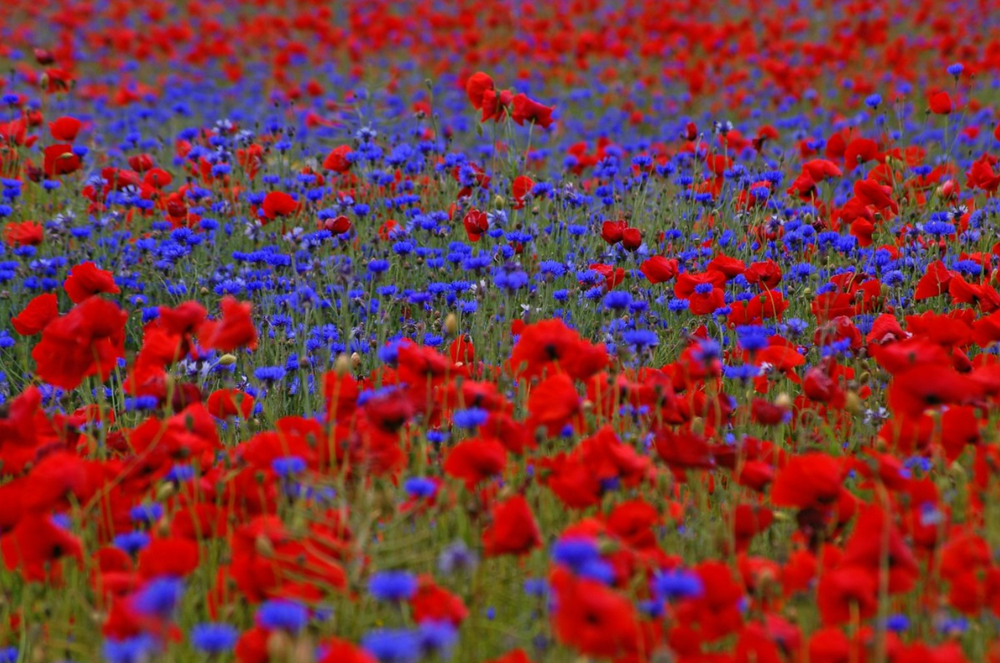
#> input picture M6_computer_vision/d3_histograms, transforms and bitwise ops/img/blue-red-flowers.png, 1000 x 663 px, shrunk from 1386 x 919 before the run
$ jupyter execute Histograms.ipynb   (shell and % lines are left out)
#> lines starting #> are read from the running program, lines starting #| are printed output that depends on the picture
# Computer Vision Histograms

### Import statements

[cell 1]
import cv2
import numpy as np
import matplotlib.pyplot as plt

## Histograms

[cell 2]
# Load some images, calculate and plot their color histograms, one color at the time
# try it with different color spaces BGR, HSV, etc
img = cv2.imread("img/blue-red-flowers.png")
#> img is the input picture: shape (663, 1000, 3); mean B, G, R 59.9, 52.2, 123.8

[cell 3]
bgr_img = cv2.cvtColor(img, cv2.COLOR_RGB2BGR)
plt.imshow(bgr_img);

[cell 4]
hist_b = cv2.calcHist([bgr_img], [0], None, [255], [0, 255])
#> hist_b = 255 values, max 6452 at index 93, min 0 at index 1, mean 2599.9
plt.plot(hist_b, color="b");
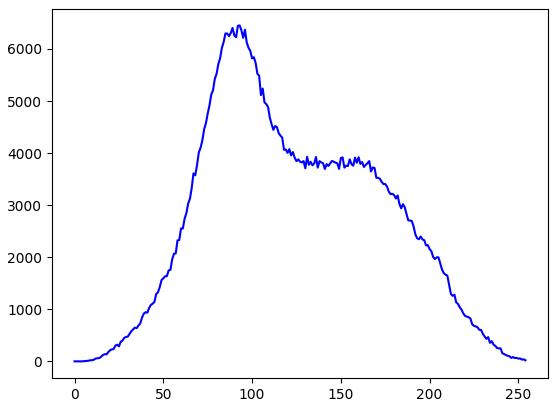
#> figure drawn by matplotlib, 1 panel; curve peaks at x = 93, y = 6452

[cell 5]
hist_g = cv2.calcHist([bgr_img], [1], None, [255], [0, 255])
#> hist_g = 255 values, max 16980 at index 1, min 0 at index 203, mean 2600
plt.plot(hist_g, color="g");
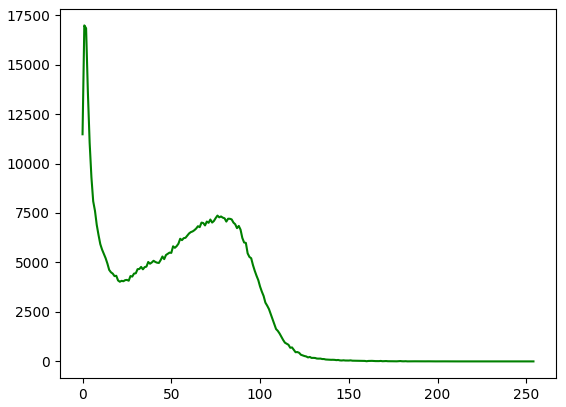
#> figure drawn by matplotlib, 1 panel; curve peaks at x = 1, y = 16980

[cell 6]
hist_r = cv2.calcHist([bgr_img], [2], None, [255], [0, 255])
#> hist_r = 255 values, max 33436 at index 0, min 172 at index 254, mean 2599.2
plt.plot(hist_r, color="r");
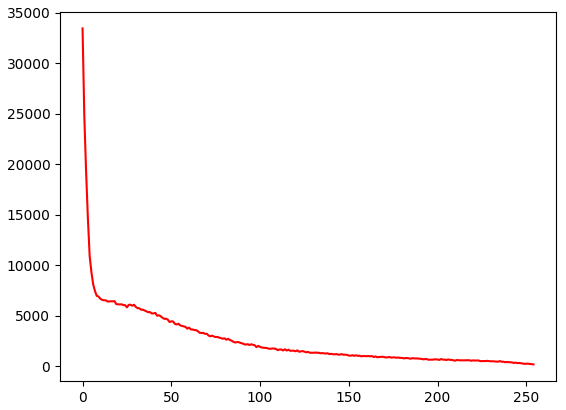
#> figure drawn by matplotlib, 1 panel; curve peaks at x = 0, y = 33436

[cell 7]
gray_img = cv2.cvtColor(img, cv2.COLOR_BGR2GRAY)
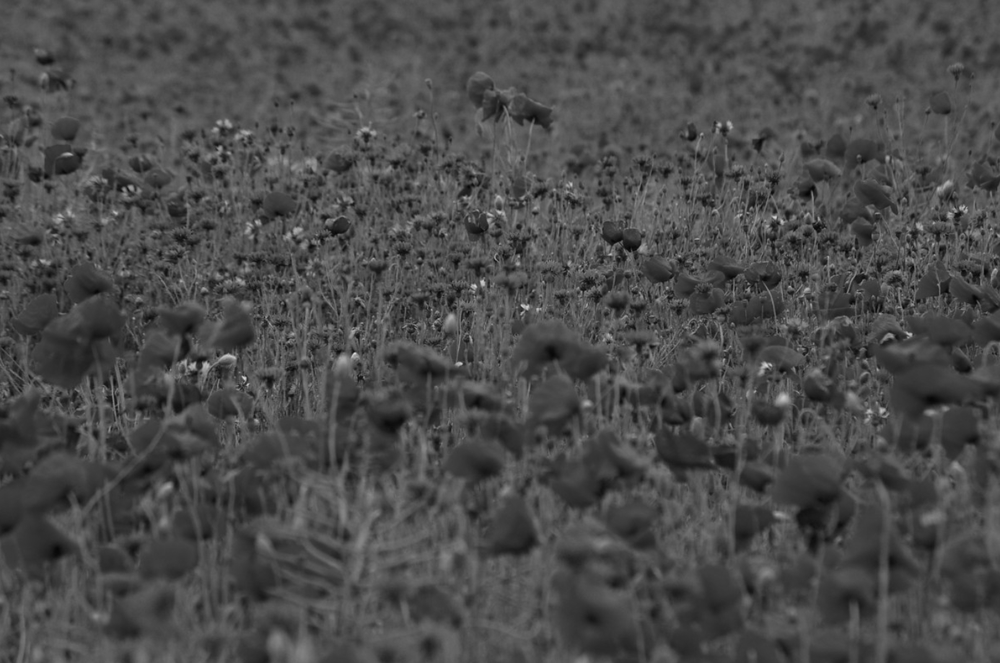
#> gray_img: shape (663, 1000); min 5, max 222, mean 74.5
plt.imshow(gray_img);

[cell 8]
hist_gray = cv2.calcHist([gray_img], [0], None, [255], [0, 255])
#> hist_gray = 255 values, max 15083 at index 82, min 0 at index 0, mean 2600
plt.plot(hist_gray, color="k");
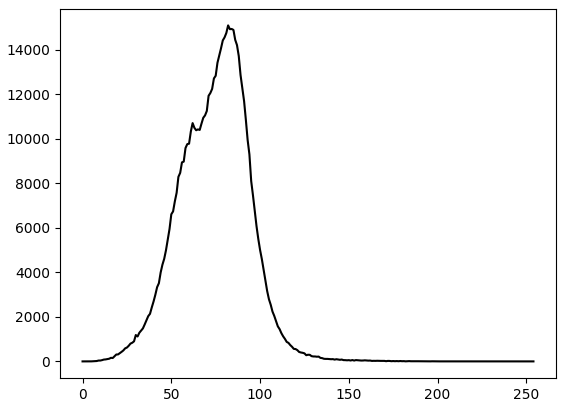
#> figure drawn by matplotlib, 1 panel; curve peaks at x = 82, y = 15083

[Hint](# "cv2.calcHist")

[cell 9]
# Now try to plot all 3 channels at the same time, does the histogram give you an idea of what the image looks like?
for i, col in enumerate(['b', 'g', 'r']):
    hist = cv2.calcHist([bgr_img], [i], None, [255], [0, 255])
    plt.plot(hist, color = col)
    plt.xlim([0, 256])

plt.show()
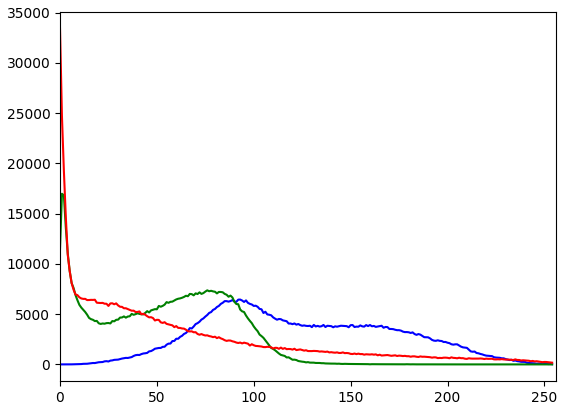
#> figure drawn by matplotlib, 1 panel; curve peaks at x = 93, y = 6452; curve peaks at x = 1, y = 16980; curve peaks at x = 0, y = 33436

$ run again, with M6_computer_vision/d3_histograms, transforms and bitwise ops/img/n.png copied over M6_computer_vision/d3_histograms, transforms and bitwise ops/img/blue-red-flowers.png
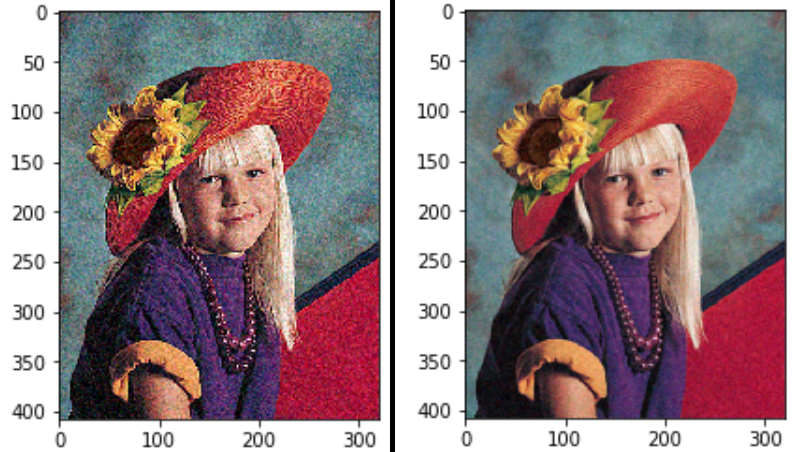
#> input picture M6_computer_vision/d3_histograms, transforms and bitwise ops/img/n.png, 800 x 452 px
#> img is the input picture: shape (452, 800, 3); mean B, G, R 131.2, 128.1, 148.5
#> hist_b = 255 values, max 3255 at index 107, min 227 at index 3, mean 1109.7
#> hist_g = 255 values, max 3093 at index 137, min 109 at index 235, mean 1109.9
#> hist_r = 255 values, max 3420 at index 58, min 71 at index 235, mean 1109.9
#> `gray_img = cv2.cvtColor(img, cv2.COLOR_BGR2GRAY)`:
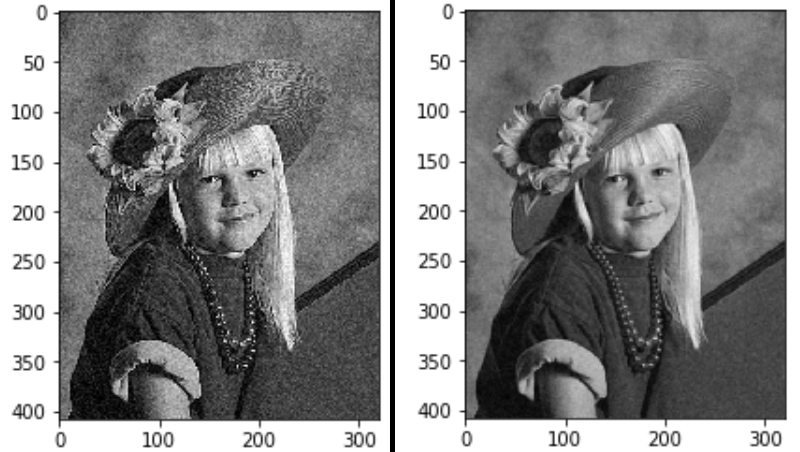
#> gray_img: shape (452, 800); min 0, max 255, mean 134.5
#> hist_gray = 255 values, max 3231 at index 107, min 40 at index 1, mean 1109.9
#> `plt.show()`:
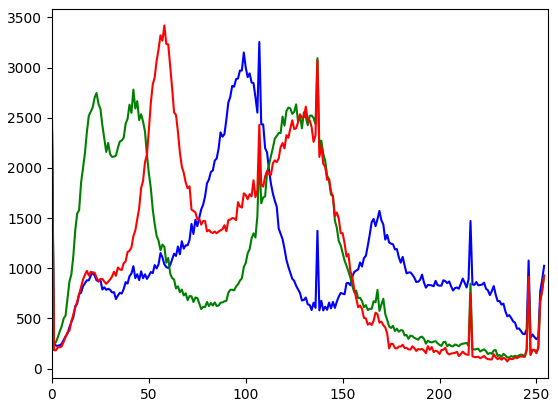
#> figure drawn by matplotlib, 1 panel; curve peaks at x = 107, y = 3255; curve peaks at x = 137, y = 3093; curve peaks at x = 58, y = 3420

$ run again, with M6_computer_vision/d3_histograms, transforms and bitwise ops/img/night3.png copied over M6_computer_vision/d3_histograms, transforms and bitwise ops/img/blue-red-flowers.png
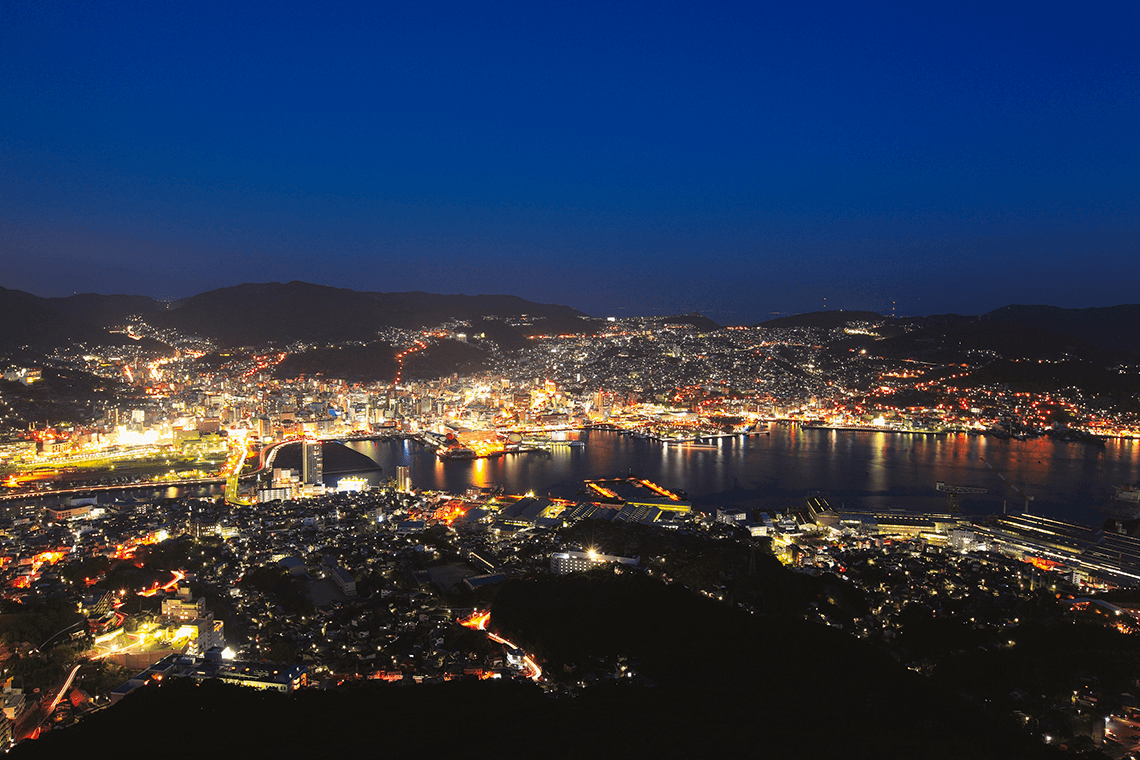
#> input picture M6_computer_vision/d3_histograms, transforms and bitwise ops/img/night3.png, 1140 x 760 px
#> img is the input picture: shape (760, 1140, 3); mean B, G, R 78.7, 56.3, 45.3
#> hist_b = 255 values, max 205352 at index 0, min 0 at index 5, mean 3397.6
#> hist_g = 255 values, max 78488 at index 17, min 0 at index 0, mean 3397.6
#> hist_r = 255 values, max 78256 at index 14, min 0 at index 0, mean 3397.6
#> `gray_img = cv2.cvtColor(img, cv2.COLOR_BGR2GRAY)`:
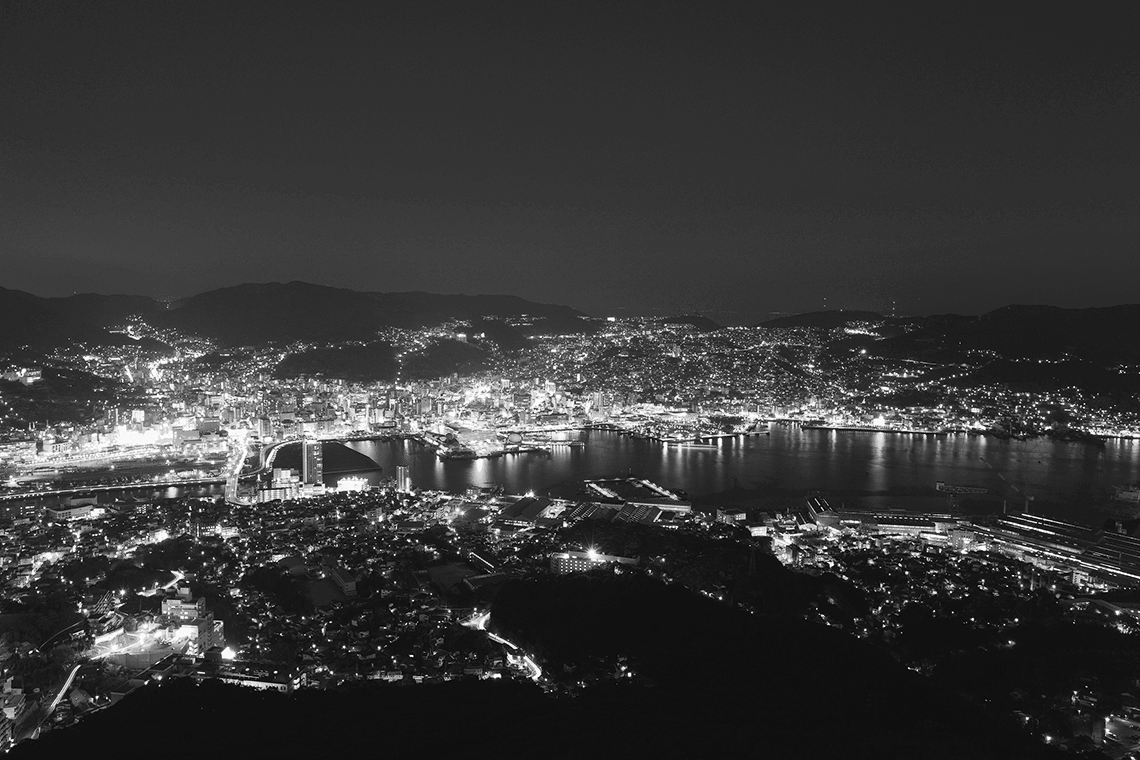
#> gray_img: shape (760, 1140); min 5, max 254, mean 55.5
#> hist_gray = 255 values, max 77829 at index 17, min 0 at index 0, mean 3397.6
#> `plt.show()`:
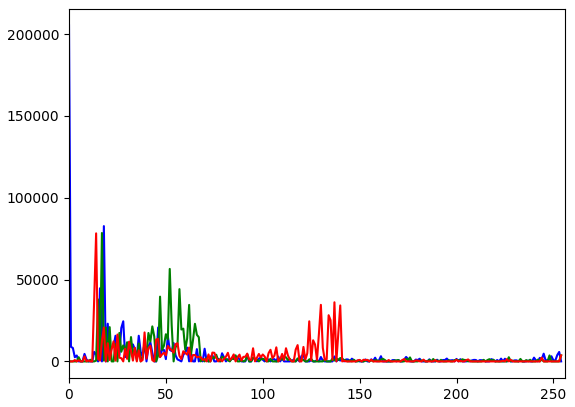
#> figure drawn by matplotlib, 1 panel; curve peaks at x = 0, y = 205352; curve peaks at x = 17, y = 78488; curve peaks at x = 14, y = 78256
